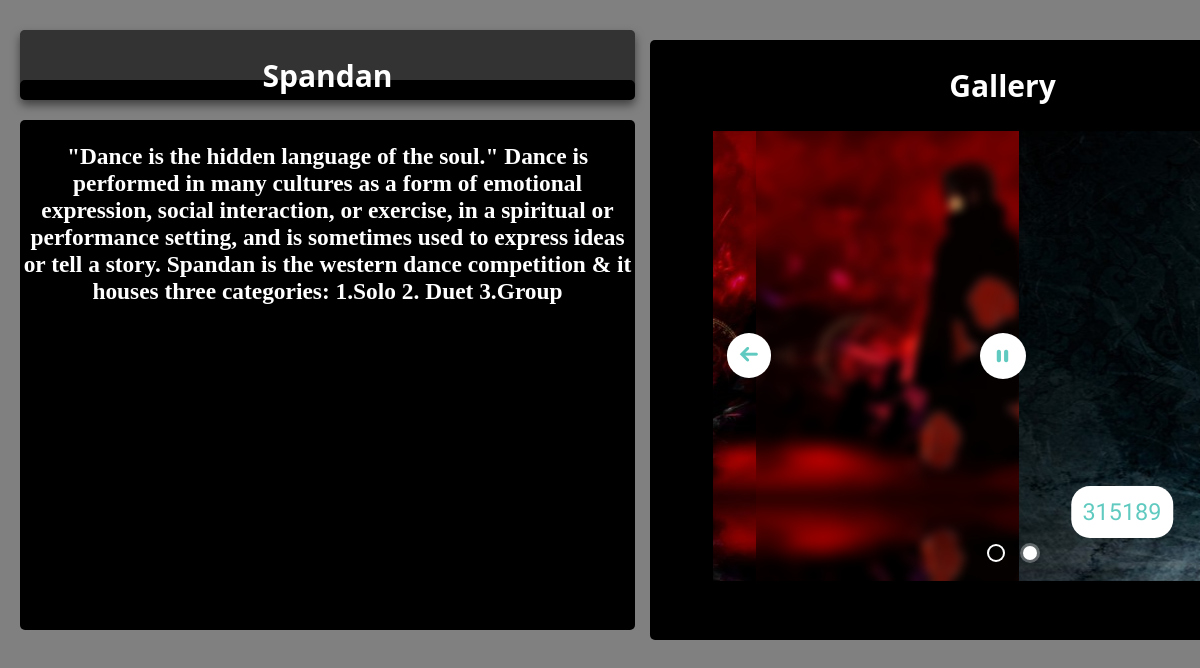
Screenshot of /events.php?id=2 with the database file from the repository.
### tables this page shows
CREATE TABLE IF NOT EXISTS `events` (
  `event_id` tinyint(5) NOT NULL,
  `event_name` varchar(20) NOT NULL,
  `description` text NOT NULL,
  `date` varchar(20) NOT NULL,
  `venue` varchar(30) NOT NULL,
  `hasregis` tinyint(1) NOT NULL,
  `img_src` text NOT NULL,
  `short_detail` text NOT NULL,
  PRIMARY KEY (`event_id`)
);

### events.php (the view, shortened to what this page needs)
<?php require_once("includes/connection.php"); ?>
<?php
			$id=$_GET['id'];
			$query = "SELECT * from events
						where event_id={$id}
						";
						if(!$result = $db->query($query)){
							die('There was an error running the query [' . $db->error . ']');
							}
						else{
								$row=$result->fetch_assoc();
								$description=$row['description'];
								$name=$row['event_name'];
							}
if (!isset($_GET['isAjax'])) {
?>
<html>
	<head>
		<link rel="stylesheet" type="text/css" href="css/style.css">
	<link rel="stylesheet" type="text/css" href="engine0/style.css" />
	</head>
	<body bgcolor="gray">
		<?php }?>
		<div class="demo" id="eventname">
		    <h2 style=<?php if(!isset($_GET['isAjax'])) echo"top:0px"; else echo""?>><?php echo"{$name}"?></h2>
        </div>
        <div class="demo" id="eventinfo">
		    <h3><?php echo"{$description}"?></h3>
        </div>
        <div class="demo" id="eventgallery">
		     <h2>Gallery</h2>
	<div id="wowslider-container0">
	<div class="ws_images"><ul>
		<li><a href="http://wowslider.com/vf"><img src="data0/images/315189.jpg" alt="full screen slider" title="315189" id="wows0_0"/></a></li>
	</ul></div>
	<div class="ws_bullets"><div>
		<a href="#" title="315189"><img src="data0/tooltips/315189.jpg" alt="315189"/>1</a>
		<a href="#" title="1907569"><img src="data0/tooltips/1907569.jpg" alt="1907569"/>2</a>
	</div></div><span class="wsl"><a href="http://wowslider.com/vu">image carousel</a> by WOWSlider.com v7.2</span>
	</div>
        	<div class="show-off" id="egallery"></div>
        </div>
 </body>
 </html>

### css/style.css (style rules this page uses)
html * { -webkit-font-smoothing: antialiased; -moz-osx-font-smoothing: grayscale; }
body { font-size: 100%; font-family: "Droid Serif", serif; }
a { color: #acb7c0; text-decoration: none; font-family: "Open Sans", sans-serif; }
img { max-width: 100%; }
h1, h2 { font-family: "Open Sans", sans-serif; font-weight: bold; }
li { margin: 10px; z-index: 50; }
.demo { background-color: black; position: relative; overflow: hidden; border-radius: 5px; transition: all 0.5s cubic-bezier(0.005, 1.650, 1.000, -0.600); transition-timing-function: cubic-bezier(0.005, 1.650, 1.000, -0.600); opacity: 1; text-align: center; font-size: 20px; color: white; }
.show-off { position: absolute; transition: 0.5s; background: linear-gradient(30deg, rgba(255, 255, 255, 0)50%, rgba(255, 255, 255, 0.7)100%); }
#eventname { position: absolute; top: 30px; left: 20px; height: 70px; width: 615px; box-shadow: inset 0 50px rgba(255,255,255,0.2), inset 0 -15px 30px rgba(0,0,0,0.4), 0 5px 10px rgba(0,0,0,0.5); }
#eventinfo { position: absolute; top: 120px; left: 20px; height: 510px; width: 615px; }
#eventgallery { position: absolute; top: 30px; left: 640px; height: 600px; width: 705px; /// padding:10px; margin:10px; }
#egallery { position: absolute; top: 100px; left: -1350px; height: 90%; width:1400px; transform: rotate(45deg); ///////// padding:10px; margin:10px; }
li { display: inline; }

### engine0/style.css (style rules this page uses)
#wowslider-container0 { display: table; zoom: 1; position: relative; width: auto; max-height:450px; margin:0px auto 0px; z-index:90; text-align:left; font-size: 10px; -webkit-box-sizing: content-box; -moz-box-sizing: content-box; box-sizing: content-box; }
#wowslider-container0 .ws_images ul { position:relative; width: 10000%; height:100%; left:0; list-style:none; margin:0; padding:0; border-spacing:0; overflow: visible; }
#wowslider-container0 .ws_images ul li { position: relative; width:1%; height:100%; line-height:0; overflow: hidden; float:left; font-size:0; padding:0 0 0 0 !important; margin:0 0 0 0 !important; }
#wowslider-container0 .ws_images { position: relative; left:0; top:0; height:100%; max-height:450px; max-width: 580px; vertical-align: top; border:none; overflow: hidden; }
#wowslider-container0 .ws_images ul a { width:100%; height:100%; max-height:450px; display:block; color:transparent; }
#wowslider-container0 img { max-width: none !important; }
#wowslider-container0 .ws_images ul img, #wowslider-container0 .ws_images > div > img { width:100%; border:none 0; max-width: none; padding:0; margin:0; }
#wowslider-container0 .ws_images > div > img { max-height:450px; }
#wowslider-container0 a { text-decoration: none; outline: none; border: none; }
#wowslider-container0 .ws_bullets { float: left; position:absolute; z-index:70; }
#wowslider-container0 .ws_bullets div { position:relative; float:left; font-size: 0px; }
#wowslider-container0.ws_gestures { cursor: -webkit-grab; cursor: -moz-grab; }
#wowslider-container0 .ws_bullets { padding: 10px; }
#wowslider-container0 .ws_bullets a { position:relative; display: inline-block; margin: 4px 10px; padding: 7px; width: 0; -webkit-border-radius: 50%; -moz-border-radius: 50%; border-radius: 50%; -webkit-box-shadow: 0 0 0 2px #fff; -moz-box-shadow: 0 0 0 2px #fff; box-shadow: 0 0 0 2px #fff; -webkit-transition: all 0.3s; -moz-transition: all 0.3s; -ms-transition: all 0.3s; -o-transition: all 0.3s; transition: all 0.3s; }
#wowslider-container0 .ws_bullets a.ws_selbull, #wowslider-container0 .ws_bullets a:hover { background-color: #fff; -webkit-box-shadow: 0 0 0 3px rgba(255,255,255,0.3); -moz-box-shadow: 0 0 0 3px rgba(255,255,255,0.3); box-shadow: 0 0 0 3px rgba(255,255,255,0.3); }
#wowslider-container0 .ws_bullets { bottom:7px; left:50%; }
#wowslider-container0 .ws_bullets div { left:-50%; }

### rows the page displays
events: event_name "Spandan", description "\"Dance is the hidden language of the soul.\" Dance is performed in many cultures as a form of emotional expression, social interaction, or exercise, in a spiritual or performance setting, and is sometimes used to express ideas or tell a story. Spandan is the western dance competition & it houses three categories: 1.Solo 2. Duet 3.Group"
